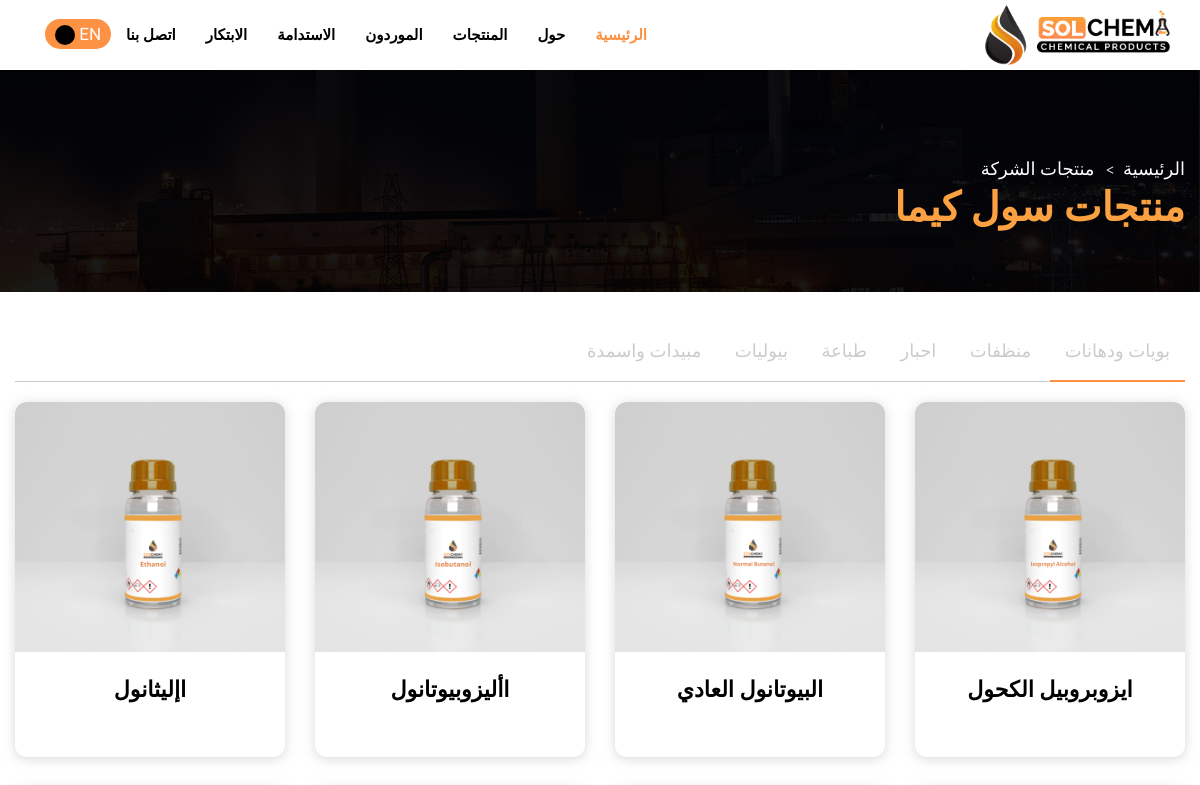
The app's page /products/ar/products_by_category/2 (upper part), older data.
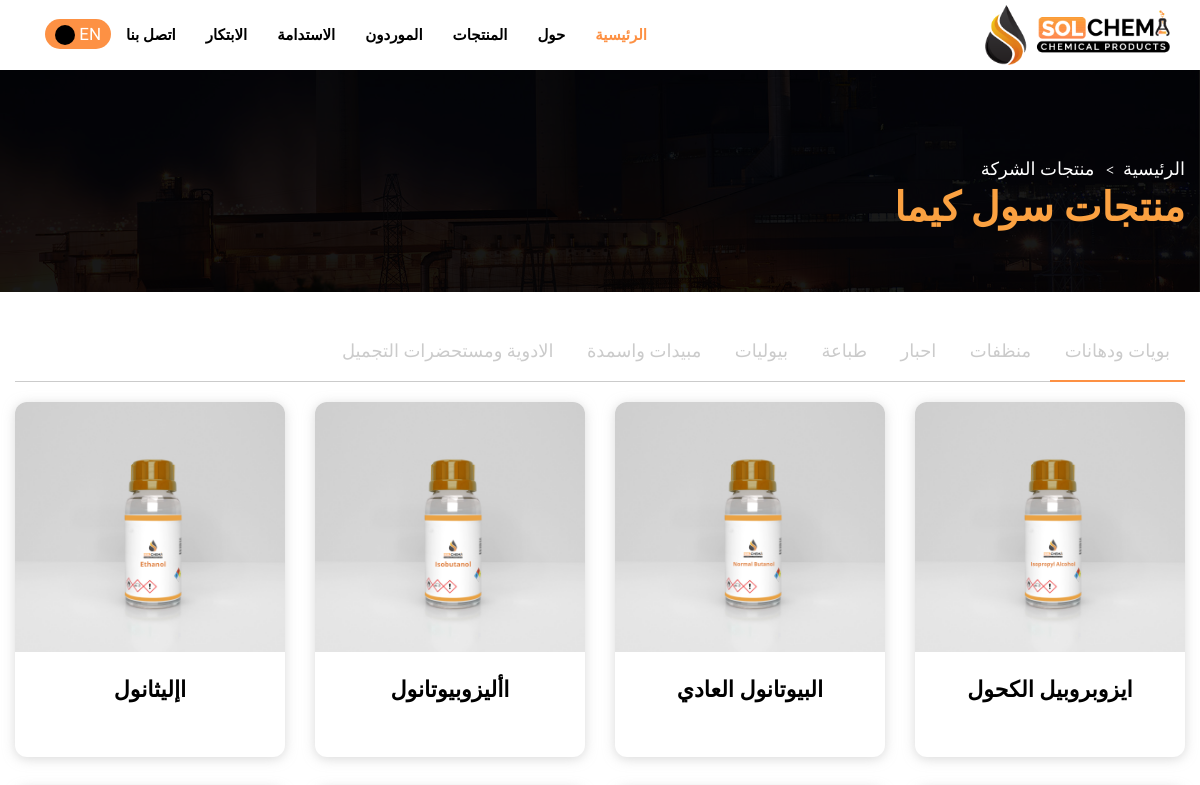
The same page, newer data.
### products/models.py (models this page shows, shortened)
class sub_category(models.Model):
    title = models.CharField(max_length=100)
    title_ar = models.CharField(max_length=100)

class Product(models.Model):
    title = models.CharField(max_length=100)
    title_ar = models.CharField(max_length=100)
    images = models.ManyToManyField(images, related_name='product_images',null=True,blank=True)
    category = models.ForeignKey(category, on_delete=models.CASCADE)
    sub_category = models.ForeignKey(sub_category, on_delete=models.CASCADE)
    description = models.TextField()
    description_ar = models.TextField()
    product_specifications = models.ManyToManyField(Product_specification,null=True,blank=True)
    safety_data = models.ManyToManyField(Safety_data,null=True,blank=True)

class images(models.Model):
    image = models.FileField(upload_to='images/')

### products/views.py (the view)
# urls.py: path('ar/products_by_category/<int:id>', views.products_by_category_ar, name='products_by_category_ar'),
def products_by_category_ar(request, id):
    subcategories = SubCategory.objects.filter(product__category=id).distinct()
    products_data = Product.objects.filter(category=id)
    context = {
        'subcategories': subcategories,
        'products': products_data,
    }
    return render(request, 'ar/Products.html', context)

### products/context_processors.py (called while the page is built)
def categories(request):
    all_categories = category.objects.all()
    return {'all_categories': all_categories}

### templates/ar/Products.html (shortened to what this page needs)
{% extends 'ar/base.html' %}
{% load static %}
{% block body %}
        <section class="page-title" style="background-image:url(images/new/bg1.jpg)">
            <div class="auto-container">
                 <ul class="page-breadcrumb">
                    <li><a href="index.html">الرئيسية</a></li>
                    <li>منتجات الشركة </li>
                </ul>
                <h2>منتجات سول كيما </h2>
            </div>
        </section>
        <div class="ProductsPage">
            <div class="auto-container">
                <div class="product_info_tabs">
                    {% if subcategories %}
                    <div class="prodcs_tabs tabs-box">
                        <ul class="tab-btns tab-buttons clearfix">
                            {% for subcategory in subcategories %}
                                <li data-tab="prod-{{ subcategory.title }}" class="tab-btn {% if forloop.first %}active-btn{% endif %}">{{ subcategory.title_ar }}</li>
                            {% endfor %}
                        </ul>
                        <div class="tabs-content">
                            {% for subcategory in subcategories %}
                                {% if subcategory.product_set.all %}
                                <div class="tab {% if forloop.first %}active-tab{% endif %}" id="prod-{{ subcategory.title }}">
                                    <div class="ProductList">
                                        <div class="row">
                                            {% for product in subcategory.product_set.all %}
                                                <div class="col-lg-3 col-md-4 col-sm-6 col-xs-12">
                                                    <div class="ProductItem">
                                                        <a href="{% url 'products:product_details_ar' product.id %}">
                                                            <div class="imageProd">
                                                                <img src="{{ product.images.first.image.url }}">
                                                            </div>
                                                            <div class="ProductName">
                                                                <h3>{{ product.title_ar }}</h3>
                                                            </div>
                                                        </a>
                                                    </div>
                                                </div>
                                            {% endfor %}
                                        </div>
                                    </div>
                                </div>
                                {% else %}
                                    <div class="alert alert-danger">
                                        <h3 class="text-center">لا يوجد منتجات بعد</h3>
                                    </div>
                                {% endif %}
                            {% endfor %}
                        </div>
                    </div>
                    {% else %}
                        <div class="alert alert-danger">
                            <h3 class="text-center">لا يوجد منتجات بعد</h3>
                        </div>
                    {% endif %}
                </div>
            </div>
        </div>
        {% endblock %}

Row changes from the older to the newer data that the page shows:
added sub_category: title_ar "الادوية ومستحضرات التجميل", shown under "منتجات سول كيما"
